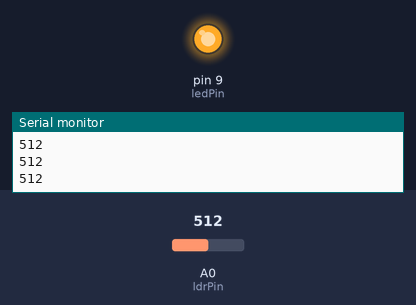
Recording of a sketch running on a simulated Arduino Uno, built with avr-gcc and run on an emulated ATmega328P. Shown: output pins drawn as LEDs (lit = HIGH), the last lines printed to the serial monitor. The test bench sets the inputs (shaded band); at power-on: A0 (ldrPin) = 512.

Above: at 1.2 s.
1.3 s: A0 (ldrPin) set to 494
At 2.0 s:
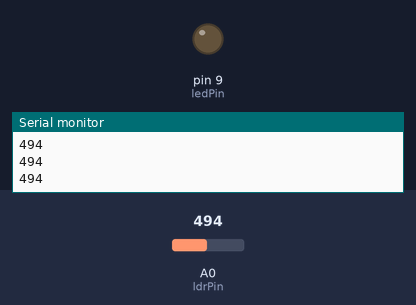
2.8 s: A0 (ldrPin) set to 510
At 3.3 s:
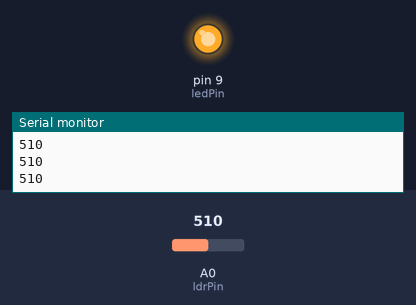
4.3 s: A0 (ldrPin) set to 490
At 4.6 s:
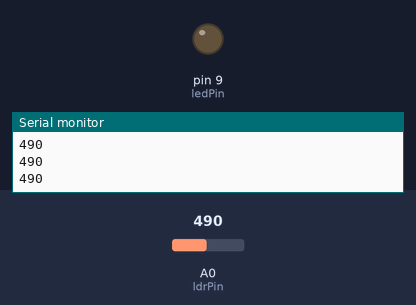
Timing chart, 0 to 7.3 s (numbered marks = the images above; inputs shaded):
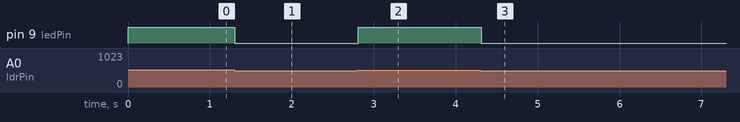

Measured:
- the behaviour switches between 501 and 500 on A0 (ldrPin) (found by bisection; images 0 and 1)
- after the input at 1.3 s, pin 9 (ledPin): HIGH → LOW at once
- after the input at 2.8 s, pin 9 (ledPin): LOW → HIGH at once
- after the input at 4.3 s, pin 9 (ledPin): HIGH → LOW at once

The sketch:

Code_Smart_Light.ino
```cpp
const int ldrPin = A0;
const int ledPin = 9;
int ldrValue = 0;

void setup() {
  pinMode(ledPin, OUTPUT);
  Serial.begin(9600);
}

void loop() {
  ldrValue = analogRead(ldrPin);
  Serial.println(ldrValue);

  if (ldrValue > 500) {
    digitalWrite(ledPin, HIGH);
  } else {
    digitalWrite(ledPin, LOW);
  }
  delay(100);
}
```
